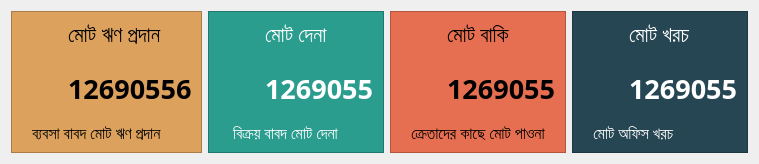
    <widget class="QWidget" name="homeContentBottom" native="true">
     <layout class="QHBoxLayout" name="horizontalLayout_4">
      <item>
       <widget class="QFrame" name="paidFrame">
        <property name="font">
         <font>
          <family>Arial</family>
         </font>
        </property>
        <property name="styleSheet">
         <string notr="true">background-color: #DDA15E;</string>
        </property>
        <property name="frameShape">
         <enum>QFrame::StyledPanel</enum>
        </property>
        <property name="frameShadow">
         <enum>QFrame::Raised</enum>
        </property>
        <layout class="QVBoxLayout" name="verticalLayout_15">
         <property name="leftMargin">
          <number>20</number>
         </property>
         <item>
          <layout class="QHBoxLayout" name="horizontalLayout_16">
           <item>
            <widget class="QLabel" name="earnIcon_6">
             <property name="minimumSize">
              <size>
               <width>30</width>
               <height>30</height>
              </size>
             </property>
             <property name="maximumSize">
              <size>
               <width>30</width>
               <height>30</height>
              </size>
             </property>
             <property name="text">
              <string/>
             </property>
             <property name="pixmap">
              <pixmap resource="../resource.qrc">:/icons/images/paid.png</pixmap>
             </property>
             <property name="scaledContents">
              <bool>true</bool>
             </property>
             <property name="alignment">
              <set>Qt::AlignRight|Qt::AlignTrailing|Qt::AlignVCenter</set>
             </property>
            </widget>
           </item>
           <item>
            <widget class="QLabel" name="earnLabel_6">
             <property name="maximumSize">
              <size>
               <width>16777215</width>
               <height>16777215</height>
              </size>
             </property>
             <property name="font">
              <font>
               <family>SutonnyMJ</family>
               <pointsize>16</pointsize>
               <weight>50</weight>
               <bold>false</bold>
              </font>
             </property>
             <property name="text">
              <string>মোট ঋণ প্রদান</string>
             </property>
             <property name="scaledContents">
              <bool>true</bool>
             </property>
             <property name="alignment">
              <set>Qt::AlignLeading|Qt::AlignLeft|Qt::AlignVCenter</set>
             </property>
            </widget>
           </item>
          </layout>
         </item>
         <item>
          <layout class="QHBoxLayout" name="horizontalLayout_3">
           <item>
            <widget class="QFrame" name="capitalAmountIcon_6">
             <property name="minimumSize">
              <size>
               <width>30</width>
               <height>30</height>
              </size>
             </property>
             <property name="maximumSize">
              <size>
               <width>30</width>
               <height>16777215</height>
              </size>
             </property>
             <layout class="QVBoxLayout" name="verticalLayout_7">
              <item>
               <widget class="QLabel" name="label_19">
                <property name="minimumSize">
                 <size>
                  <width>25</width>
                  <height>25</height>
                 </size>
                </property>
                <property name="maximumSize">
                 <size>
                  <width>25</width>
                  <height>25</height>
                 </size>
                </property>
                <property name="text">
                 <string/>
                </property>
                <property name="pixmap">
                 <pixmap resource="../resource.qrc">:/icons/images/taka.png</pixmap>
                </property>
                <property name="scaledContents">
                 <bool>true</bool>
                </property>
                <property name="alignment">
                 <set>Qt::AlignCenter</set>
                </property>
                <property name="wordWrap">
                 <bool>false</bool>
                </property>
               </widget>
              </item>
              <item>
               <widget class="QLabel" name="label_20">
                <property name="text">
                 <string/>
                </property>
               </widget>
              </item>
             </layout>
            </widget>
           </item>
           <item>
            <widget class="QLabel" name="paidLoanAmount">
             <property name="font">
              <font>
               <family>SutonnyMJ</family>
               <pointsize>20</pointsize>
               <weight>75</weight>
               <bold>true</bold>
              </font>
             </property>
             <property name="text">
              <string>12690556</string>
             </property>
             <property name="alignment">
              <set>Qt::AlignLeading|Qt::AlignLeft|Qt::AlignVCenter</set>
             </property>
            </widget>
           </item>
          </layout>
         </item>
         <item>
          <widget class="QLabel" name="label_18">
           <property name="font">
            <font>
             <family>SutonnyMJ</family>
             <pointsize>12</pointsize>
            </font>
           </property>
           <property name="text">
            <string>ব্যবসা বাবদ মোট ঋণ প্রদান</string>
           </property>
          </widget>
         </item>
        </layout>
       </widget>
      </item>
      <item>
       <widget class="QFrame" name="payableFrame">
        <property name="font">
         <font>
          <family>SutonnyMJ</family>
         </font>
        </property>
        <property name="styleSheet">
         <string notr="true">background-color: #2A9D8F;
color: rgb(255, 255, 255);</string>
        </property>
        <property name="frameShape">
         <enum>QFrame::StyledPanel</enum>
        </property>
        <property name="frameShadow">
         <enum>QFrame::Raised</enum>
        </property>
        <layout class="QVBoxLayout" name="verticalLayout_16">
         <property name="leftMargin">
          <number>20</number>
         </property>
         <item>
          <layout class="QHBoxLayout" name="horizontalLayout_18">
           <item>
            <widget class="QLabel" name="earnIcon_9">
             <property name="minimumSize">
              <size>
               <width>30</width>
               <height>30</height>
              </size>
             </property>
             <property name="maximumSize">
              <size>
               <width>30</width>
               <height>30</height>
              </size>
             </property>
             <property name="text">
              <string/>
             </property>
             <property name="pixmap">
              <pixmap resource="../resource.qrc">:/icons/images/payable.png</pixmap>
             </property>
             <property name="scaledContents">
              <bool>true</bool>
             </property>
             <property name="alignment">
              <set>Qt::AlignRight|Qt::AlignTrailing|Qt::AlignVCenter</set>
             </property>
            </widget>
           </item>
           <item>
            <widget class="QLabel" name="earnLabel_9">
             <property name="maximumSize">
              <size>
               <width>16777215</width>
               <height>16777215</height>
              </size>
             </property>
             <property name="font">
              <font>
               <family>SutonnyMJ</family>
               <pointsize>16</pointsize>
               <weight>50</weight>
               <bold>false</bold>
              </font>
             </property>
             <property name="text">
              <string>মোট দেনা</string>
             </property>
             <property name="scaledContents">
              <bool>true</bool>
             </property>
             <property name="alignment">
              <set>Qt::AlignLeading|Qt::AlignLeft|Qt::AlignVCenter</set>
             </property>
            </widget>
           </item>
          </layout>
         </item>
         <item>
          <layout class="QHBoxLayout" name="horizontalLayout_5">
           <item>
            <widget class="QFrame" name="capitalAmountIcon_8">
             <property name="minimumSize">
              <size>
               <width>30</width>
               <height>30</height>
              </size>
             </property>
             <property name="maximumSize">
              <size>
               <width>30</width>
               <height>16777215</height>
              </size>
             </property>
             <layout class="QVBoxLayout" name="verticalLayout_9">
              <item>
               <widget class="QLabel" name="label_25">
                <property name="minimumSize">
                 <size>
                  <width>25</width>
                  <height>25</height>
                 </size>
                </property>
                <property name="maximumSize">
                 <size>
                  <width>25</width>
                  <height>25</height>
                 </size>
                </property>
                <property name="text">
                 <string/>
                </property>
                <property name="pixmap">
                 <pixmap resource="../resource.qrc">:/icons/images/taka.png</pixmap>
                </property>
                <property name="scaledContents">
                 <bool>true</bool>
                </property>
                <property name="alignment">
                 <set>Qt::AlignCenter</set>
                </property>
                <property name="wordWrap">
                 <bool>false</bool>
                </property>
               </widget>
              </item>
              <item>
               <widget class="QLabel" name="label_26">
                <property name="text">
                 <string/>
                </property>
               </widget>
              </item>
             </layout>
            </widget>
           </item>
           <item>
            <widget class="QLabel" name="payableAmount">
             <property name="font">
              <font>
               <family>SutonnyMJ</family>
               <pointsize>20</pointsize>
               <weight>75</weight>
               <bold>true</bold>
              </font>
             </property>
             <property name="text">
              <string>1269055</string>
             </property>
             <property name="alignment">
              <set>Qt::AlignLeading|Qt::AlignLeft|Qt::AlignVCenter</set>
             </property>
            </widget>
           </item>
          </layout>
         </item>
         <item>
          <widget class="QLabel" name="label_24">
           <property name="font">
            <font>
             <family>SutonnyMJ</family>
             <pointsize>12</pointsize>
            </font>
           </property>
           <property name="text">
            <string> বিক্রয় বাবদ মোট দেনা</string>
           </property>
          </widget>
         </item>
        </layout>
       </widget>
      </item>
      <item>
       <widget class="QFrame" name="receivableFrame">
        <property name="font">
         <font>
          <family>SutonnyMJ</family>
         </font>
        </property>
        <property name="styleSheet">
         <string notr="true">background-color: #E76F51;</string>
        </property>
        <property name="frameShape">
         <enum>QFrame::StyledPanel</enum>
        </property>
        <property name="frameShadow">
         <enum>QFrame::Raised</enum>
        </property>
        <layout class="QVBoxLayout" name="verticalLayout_17">
         <property name="leftMargin">
          <number>20</number>
         </property>
         <item>
          <layout class="QHBoxLayout" name="horizontalLayout_19">
           <item>
            <widget class="QLabel" name="earnIcon_10">
             <property name="minimumSize">
              <size>
               <width>30</width>
               <height>30</height>
              </size>
             </property>
             <property name="maximumSize">
              <size>
               <width>30</width>
               <height>30</height>
              </size>
             </property>
             <property name="text">
              <string/>
             </property>
             <property name="pixmap">
              <pixmap resource="../resource.qrc">:/icons/images/receivable.png</pixmap>
             </property>
             <property name="scaledContents">
              <bool>true</bool>
             </property>
             <property name="alignment">
              <set>Qt::AlignRight|Qt::AlignTrailing|Qt::AlignVCenter</set>
             </property>
            </widget>
           </item>
           <item>
            <widget class="QLabel" name="earnLabel_10">
             <property name="maximumSize">
              <size>
               <width>16777215</width>
               <height>16777215</height>
              </size>
             </property>
             <property name="font">
              <font>
               <family>SutonnyMJ</family>
               <pointsize>16</pointsize>
               <weight>50</weight>
               <bold>false</bold>
              </font>
             </property>
             <property name="text">
              <string>মোট বাকি</string>
             </property>
             <property name="scaledContents">
              <bool>true</bool>
             </property>
             <property name="alignment">
              <set>Qt::AlignLeading|Qt::AlignLeft|Qt::AlignVCenter</set>
             </property>
            </widget>
           </item>
          </layout>
         </item>
         <item>
          <layout class="QHBoxLayout" name="horizontalLayout_6">
           <item>
            <widget class="QFrame" name="capitalAmountIcon_9">
             <property name="minimumSize">
              <size>
               <width>30</width>
               <height>30</height>
              </size>
             </property>
             <property name="maximumSize">
              <size>
               <width>30</width>
               <height>16777215</height>
              </size>
             </property>
             <layout class="QVBoxLayout" name="verticalLayout_10">
              <item>
               <widget class="QLabel" name="label_28">
                <property name="minimumSize">
                 <size>
                  <width>25</width>
                  <height>25</height>
                 </size>
                </property>
                <property name="maximumSize">
                 <size>
                  <width>25</width>
                  <height>25</height>
                 </size>
                </property>
                <property name="text">
                 <string/>
                </property>
                <property name="pixmap">
                 <pixmap resource="../resource.qrc">:/icons/images/taka.png</pixmap>
                </property>
                <property name="scaledContents">
                 <bool>true</bool>
                </property>
                <property name="alignment">
                 <set>Qt::AlignCenter</set>
                </property>
                <property name="wordWrap">
                 <bool>false</bool>
                </property>
               </widget>
              </item>
              <item>
               <widget class="QLabel" name="label_29">
                <property name="text">
                 <string/>
                </property>
               </widget>
              </item>
             </layout>
            </widget>
           </item>
           <item>
            <widget class="QLabel" name="receivableAmount">
             <property name="font">
              <font>
               <family>SutonnyMJ</family>
               <pointsize>20</pointsize>
               <weight>75</weight>
               <bold>true</bold>
              </font>
             </property>
             <property name="text">
              <string>1269055</string>
             </property>
             <property name="alignment">
              <set>Qt::AlignLeading|Qt::AlignLeft|Qt::AlignVCenter</set>
             </property>
            </widget>
           </item>
          </layout>
         </item>
         <item>
          <widget class="QLabel" name="label_27">
           <property name="font">
            <font>
             <family>SutonnyMJ</family>
             <pointsize>12</pointsize>
            </font>
           </property>
           <property name="text">
            <string>ক্রেতাদের কাছে মোট পাওনা</string>
           </property>
          </widget>
         </item>
        </layout>
       </widget>
      </item>
      <item>
       <widget class="QFrame" name="costFrame">
        <property name="font">
         <font>
          <family>SutonnyMJ</family>
         </font>
        </property>
        <property name="styleSheet">
         <string notr="true">background-color: #264653;
color: rgb(255, 255, 255);</string>
        </property>
        <property name="frameShape">
         <enum>QFrame::StyledPanel</enum>
        </property>
        <property name="frameShadow">
         <enum>QFrame::Raised</enum>
        </property>
        <layout class="QVBoxLayout" name="verticalLayout_20">
         <property name="leftMargin">
          <number>20</number>
         </property>
         <item>
          <layout class="QHBoxLayout" name="horizontalLayout_22">
           <item>
            <widget class="QLabel" name="earnIcon_11">
             <property name="minimumSize">
              <size>
               <width>30</width>
               <height>30</height>
              </size>
             </property>
             <property name="maximumSize">
              <size>
               <width>30</width>
               <height>30</height>
              </size>
             </property>
             <property name="text">
              <string/>
             </property>
             <property name="pixmap">
              <pixmap resource="../resource.qrc">:/icons/images/cost.png</pixmap>
             </property>
             <property name="scaledContents">
              <bool>true</bool>
             </property>
             <property name="alignment">
              <set>Qt::AlignRight|Qt::AlignTrailing|Qt::AlignVCenter</set>
             </property>
            </widget>
           </item>
           <item>
            <widget class="QLabel" name="earnLabel_11">
             <property name="maximumSize">
              <size>
               <width>16777215</width>
               <height>16777215</height>
              </size>
             </property>
             <property name="font">
              <font>
               <family>SutonnyMJ</family>
               <pointsize>16</pointsize>
               <weight>50</weight>
               <bold>false</bold>
              </font>
             </property>
             <property name="text">
              <string>মোট খরচ</string>
             </property>
             <property name="scaledContents">
              <bool>true</bool>
             </property>
             <property name="alignment">
              <set>Qt::AlignLeading|Qt::AlignLeft|Qt::AlignVCenter</set>
             </property>
            </widget>
           </item>
          </layout>
         </item>
         <item>
          <layout class="QHBoxLayout" name="horizontalLayout_8">
           <item>
            <widget class="QFrame" name="capitalAmountIcon_10">
             <property name="minimumSize">
              <size>
               <width>30</width>
               <height>30</height>
              </size>
             </property>
             <property name="maximumSize">
              <size>
               <width>30</width>
               <height>16777215</height>
              </size>
             </property>
             <layout class="QVBoxLayout" name="verticalLayout_21">
              <item>
               <widget class="QLabel" name="label_30">
                <property name="minimumSize">
                 <size>
                  <width>25</width>
                  <height>25</height>
                 </size>
                </property>
                <property name="maximumSize">
                 <size>
                  <width>25</width>
                  <height>25</height>
                 </size>
                </property>
                <property name="text">
                 <string/>
                </property>
                <property name="pixmap">
                 <pixmap resource="../resource.qrc">:/icons/images/taka.png</pixmap>
                </property>
                <property name="scaledContents">
                 <bool>true</bool>
                </property>
                <property name="alignment">
                 <set>Qt::AlignCenter</set>
                </property>
                <property name="wordWrap">
                 <bool>false</bool>
                </property>
               </widget>
              </item>
              <item>
               <widget class="QLabel" name="label_31">
                <property name="text">
                 <string/>
                </property>
               </widget>
              </item>
             </layout>
            </widget>
           </item>
           <item>
            <widget class="QLabel" name="costAmount">
             <property name="font">
              <font>
               <family>SutonnyMJ</family>
               <pointsize>20</pointsize>
               <weight>75</weight>
               <bold>true</bold>
              </font>
             </property>
             <property name="text">
              <string>1269055</string>
             </property>
             <property name="alignment">
              <set>Qt::AlignLeading|Qt::AlignLeft|Qt::AlignVCenter</set>
             </property>
            </widget>
           </item>
          </layout>
         </item>
         <item>
          <widget class="QLabel" name="label_32">
           <property name="font">
            <font>
             <family>SutonnyMJ</family>
             <pointsize>12</pointsize>
            </font>
           </property>
           <property name="text">
            <string>মোট অফিস খরচ </string>
           </property>
          </widget>
         </item>
        </layout>
       </widget>
      </item>
     </layout>
    </widget>
